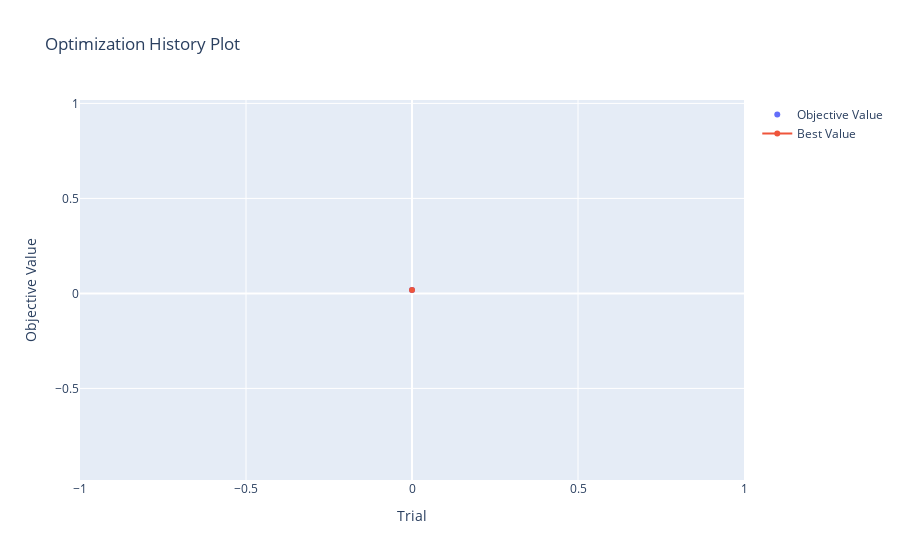

This figure's notebook cell:
### Code cell
optuna.visualization.plot_optimization_history(find_param)

### Figure 1 — Plotly figure (JSON) as saved in the notebook; plotly's stock layout.template omitted (floating-point values rounded to 4 significant figures)
{"data": [{"mode": "markers", "name": "Objective Value", "type": "scatter", "x": [0], "y": [0.01792]}, {"name": "Best Value", "type": "scatter", "x": [0], "y": [0.01792]}], "layout": {"title": {"text": "Optimization History Plot"}, "xaxis": {"title": {"text": "Trial"}}, "yaxis": {"title": {"text": "Objective Value"}}}}
